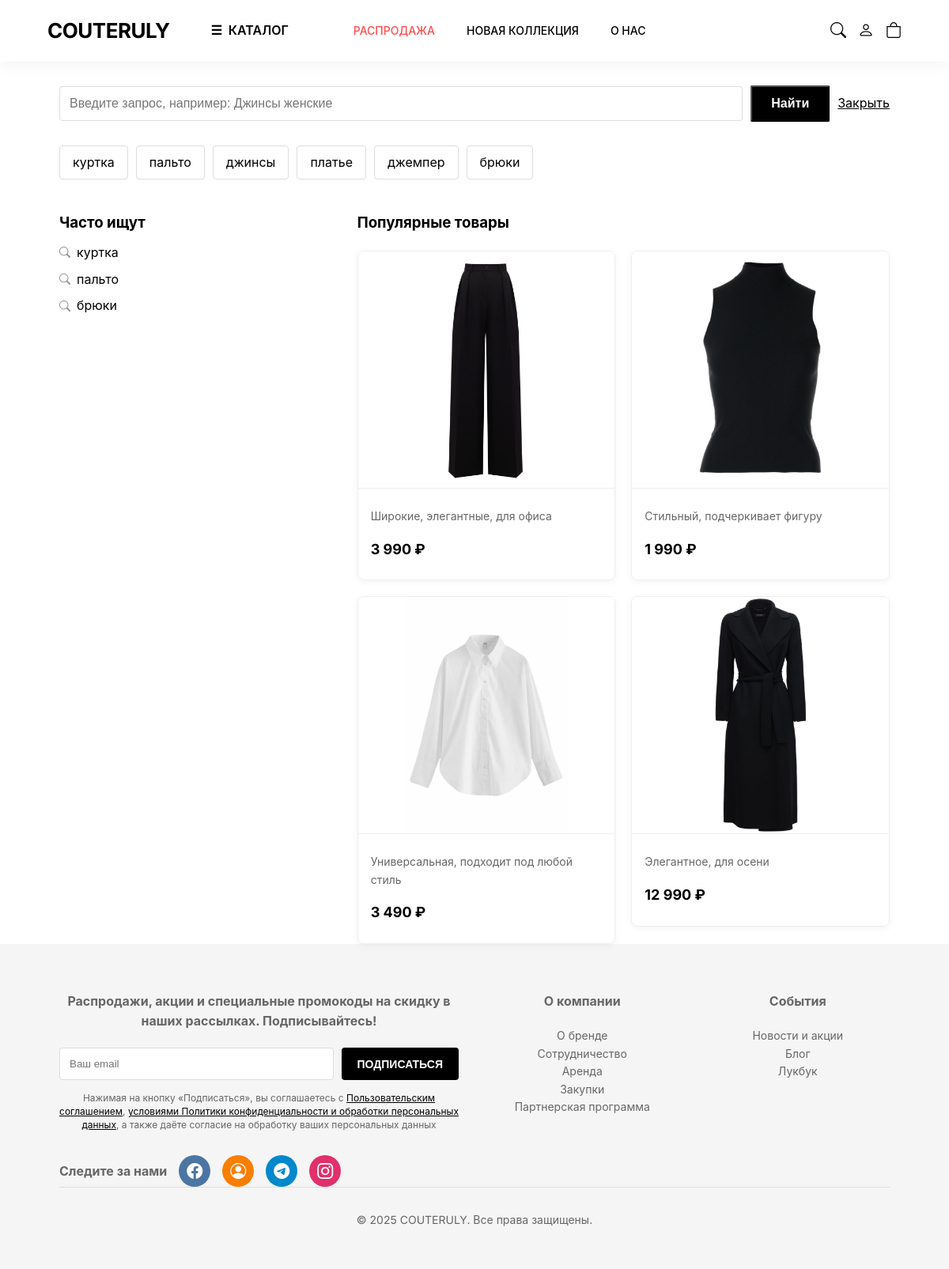
Screenshot of /search.php with the database file from the repository.
### tables this page shows
CREATE TABLE `products` (
  `id` int NOT NULL,
  `name` varchar(255) NOT NULL,
  `description` text NOT NULL,
  `composition` text,
  `price` decimal(10,2) NOT NULL,
  `old_price` decimal(10,2) DEFAULT NULL,
  `image` varchar(255) NOT NULL,
  `category_id` int NOT NULL,
  `stock` int DEFAULT '10',
  `created_at` timestamp NULL DEFAULT CURRENT_TIMESTAMP,
  `is_new_collection` tinyint(1) DEFAULT '0' COMMENT '1 = в новой коллекции'
);

### search.php (the view, shortened to what this page needs)
<?php require_once 'header.php'; ?>
<main class="container">
    <div style="margin: 30px 0; display: flex; align-items: center; gap: 10px;">
        <input type="text" id="search-input" placeholder="Введите запрос, например: Джинсы женские"
               style="flex: 1; padding: 12px; border: 1px solid #ddd; border-radius: 4px; font-size: 16px;"
               value="<?= htmlspecialchars($_GET['q'] ?? '') ?>">
        <button onclick="search()" class="btn" style="padding: 12px 24px; font-size: 16px;">Найти</button>
        <a href="index.php" style="color: #000; text-decoration: underline; font-size: 16px;">Закрыть</a>
    </div>
    <div style="margin: 20px 0; display: flex; gap: 10px; flex-wrap: wrap;">
        <span style="border: 1px solid #ddd; padding: 8px 16px; border-radius: 4px; cursor: pointer;" onclick="setSearch('куртка')">куртка</span>
        <span style="border: 1px solid #ddd; padding: 8px 16px; border-radius: 4px; cursor: pointer;" onclick="setSearch('пальто')">пальто</span>
        <span style="border: 1px solid #ddd; padding: 8px 16px; border-radius: 4px; cursor: pointer;" onclick="setSearch('джинсы')">джинсы</span>
        <span style="border: 1px solid #ddd; padding: 8px 16px; border-radius: 4px; cursor: pointer;" onclick="setSearch('платье')">платье</span>
        <span style="border: 1px solid #ddd; padding: 8px 16px; border-radius: 4px; cursor: pointer;" onclick="setSearch('джемпер')">джемпер</span>
        <span style="border: 1px solid #ddd; padding: 8px 16px; border-radius: 4px; cursor: pointer;" onclick="setSearch('брюки')">брюки</span>
    </div>
    <?php
if ($_GET['q'] ?? '') {
    $search_query = '%' . trim($_GET['q']) . '%';
    $stmt = $pdo->prepare("SELECT p.*, c.name as category_name FROM products p
                           LEFT JOIN categories c ON p.category_id = c.id
                           WHERE p.name LIKE ?");
    $stmt->execute([$search_query]);
    $search_results = $stmt->fetchAll();
    if (!empty($search_results)): ?>
        <h3>Результаты поиска по запросу "<?= htmlspecialchars($_GET['q']) ?>"</h3>
        <div style="display: grid; grid-template-columns: repeat(auto-fill, minmax(260px, 1fr)); gap: 20px; margin-top: 20px;">
            <?php foreach ($search_results as $p): ?>
                <a href="product.php?id=<?= $p['id'] ?>" style="text-decoration: none; color: inherit;">
                    <div style="border: 1px solid #eee; border-radius: 8px; overflow: hidden; box-shadow: 0 2px 10px rgba(0,0,0,0.05); display: flex; flex-direction: column;">
                        <img src="images/<?= htmlspecialchars($p['image']) ?>"
                             alt="<?= htmlspecialchars($p['name']) ?>"
                             style="width: 100%; height: 300px; object-fit: scale-down; background: #fff; border-bottom: 1px solid #eee;">
                        <div style="padding: 16px; flex: 1; display: flex; flex-direction: column; justify-content: space-between;">
                            <div>
                                <p style="font-size: 14px; color: #666; margin: 8px 0;"><?= htmlspecialchars($p['description']) ?></p>
                            </div>
                            <p style="font-size: 18px; font-weight: 700; margin: 8px 0;">
                                <?= number_format($p['price'], 0, '', ' ') ?> ₽
                            </p>
                        </div>
                    </div>
                </a>
            <?php endforeach; ?>
        </div>
    <?php else: ?>
        <div style="margin-top: 40px; text-align: center; font-size: 18px; color: #666;">
            Ничего не найдено по запросу "<?= htmlspecialchars($_GET['q']) ?>"
        </div>
    <?php endif;
} else {
    ?>
    <div style="display: flex; gap: 40px; margin-top: 40px; flex-wrap: wrap;">
        <div style="flex: 1; min-width: 250px;">
            <h3>Часто ищут</h3>
            <ul style="list-style: none; padding: 0; margin: 10px 0;">
                <?php
                $popular_searches = [
                    'куртка ',
                    'пальто ',
                    'брюки'
                ];
                foreach ($popular_searches as $search): ?>
                    <li style="display: flex; align-items: center; gap: 8px; margin: 8px 0;">
                        <i class="bi bi-search" style="font-size: 14px; color: #888;"></i>
                        <a href="search.php?q=<?= urlencode($search) ?>" style="color: #000; text-decoration: none;"><?= htmlspecialchars($search) ?></a>
                    </li>
                <?php endforeach; ?>
            </ul>
        </div>
        <div style="flex: 2; min-width: 300px;">
            <h3>Популярные товары</h3>
            <div style="display: grid; grid-template-columns: repeat(auto-fill, minmax(260px, 1fr)); gap: 20px; margin-top: 20px;">
                <?php
                $popular_names = [
                    'Брюки палаццо',
                    'Топ без рукавов',
                    'Рубашка oversize ',
                    'Пальто с поясом'
                ];
                  foreach ($popular_names as $name) {
            $stmt = $pdo->prepare("SELECT id, name, price, image, description FROM products WHERE name = ?");
            $stmt->execute([$name]);
            $p = $stmt->fetch();
            if ($p): ?>
                <a href="product.php?id=<?= $p['id'] ?>" style="text-decoration: none; color: inherit; display: block;">
                    <div style="border: 1px solid #eee; border-radius: 8px; overflow: hidden; box-shadow: 0 2px 10px rgba(0,0,0,0.05); display: flex; flex-direction: column;">
                        <img src="images/<?= htmlspecialchars($p['image']) ?>"
                             alt="<?= htmlspecialchars($p['name']) ?>"
                             style="width: 100%; height: 300px; object-fit: scale-down; background: #fff; border-bottom: 1px solid #eee;">
                        <div style="padding: 16px; flex: 1; display: flex; flex-direction: column; justify-content: space-between;">
                            <div>
                                <p style="font-size: 14px; color: #666; margin: 8px 0;"><?= htmlspecialchars($p['description']) ?></p>
                            </div>
                            <p style="font-size: 18px; font-weight: 700; margin: 8px 0;">
                                <?= number_format($p['price'], 0, '', ' ') ?> ₽
                            </p>
                        </div>
                    </div>
                </a>
            <?php endif;
                }
                ?>
            </div>
        </div>
    </div>
<?php }
 ?>
</main>
<?php require_once 'footer.php'; ?>

### style.css (style rules this page uses)
* { margin: 0; padding: 0; box-sizing: border-box; }
:root { --color-black: #000000; --color-white: #ffffff; --color-light: #f8f8f8; --color-gray: #888888; --color-border: #e0e0e0; --shadow: 0 4px 20px rgba(0,0,0,0.05); }
body { font-family: 'Inter', -apple-system, BlinkMacSystemFont, sans-serif; color: var(--color-black); background-color: var(--color-white); line-height: 1.6; scroll-behavior: smooth; }
.container { width: 90%; max-width: 1200px; margin: 0 auto; padding: 0 15px; }
.btn { display: inline-block; padding: 10px 20px; background: var(--color-black); color: var(--color-white); text-decoration: none; border-radius: 2px; font-weight: 600; font-size: 14px; transition: background 0.3s; }

### search.php (style rules this page uses)
.bi { vertical-align: -0.125em; fill: currentColor; }

### rows the page displays
products: image (picture), description "Широкие, элегантные, для офиса", price "3 990"
products: image (picture), description "Стильный, подчеркивает фигуру", price "1 990"
products: image (picture), description "Универсальная, подходит под любой стиль", price "3 490"
products: image (picture), description "Элегантное, для осени", price "12 990"

### other values shown
$search "куртка"
$search "пальто"
$search "брюки"
